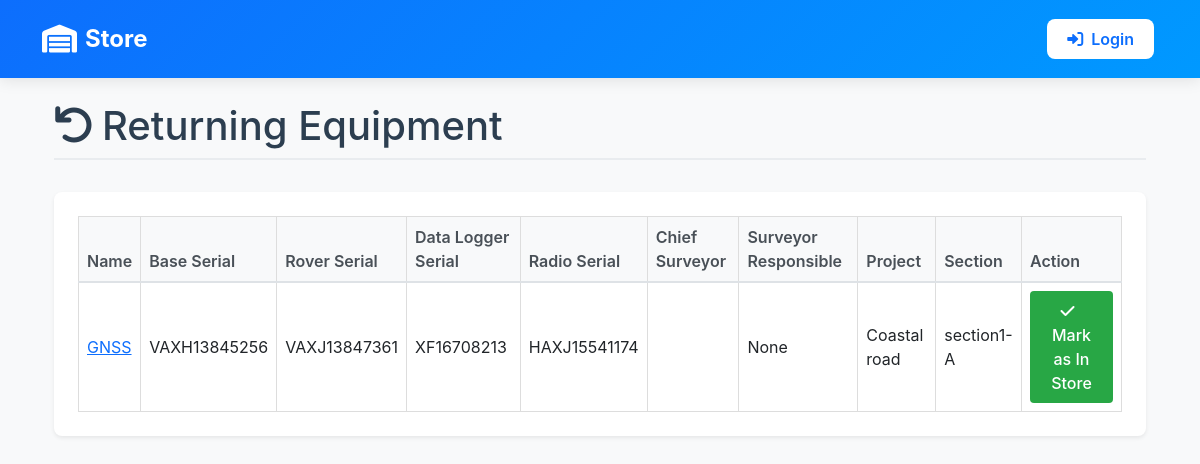
The page /inventory/store/returning/ on the database as committed earlier.
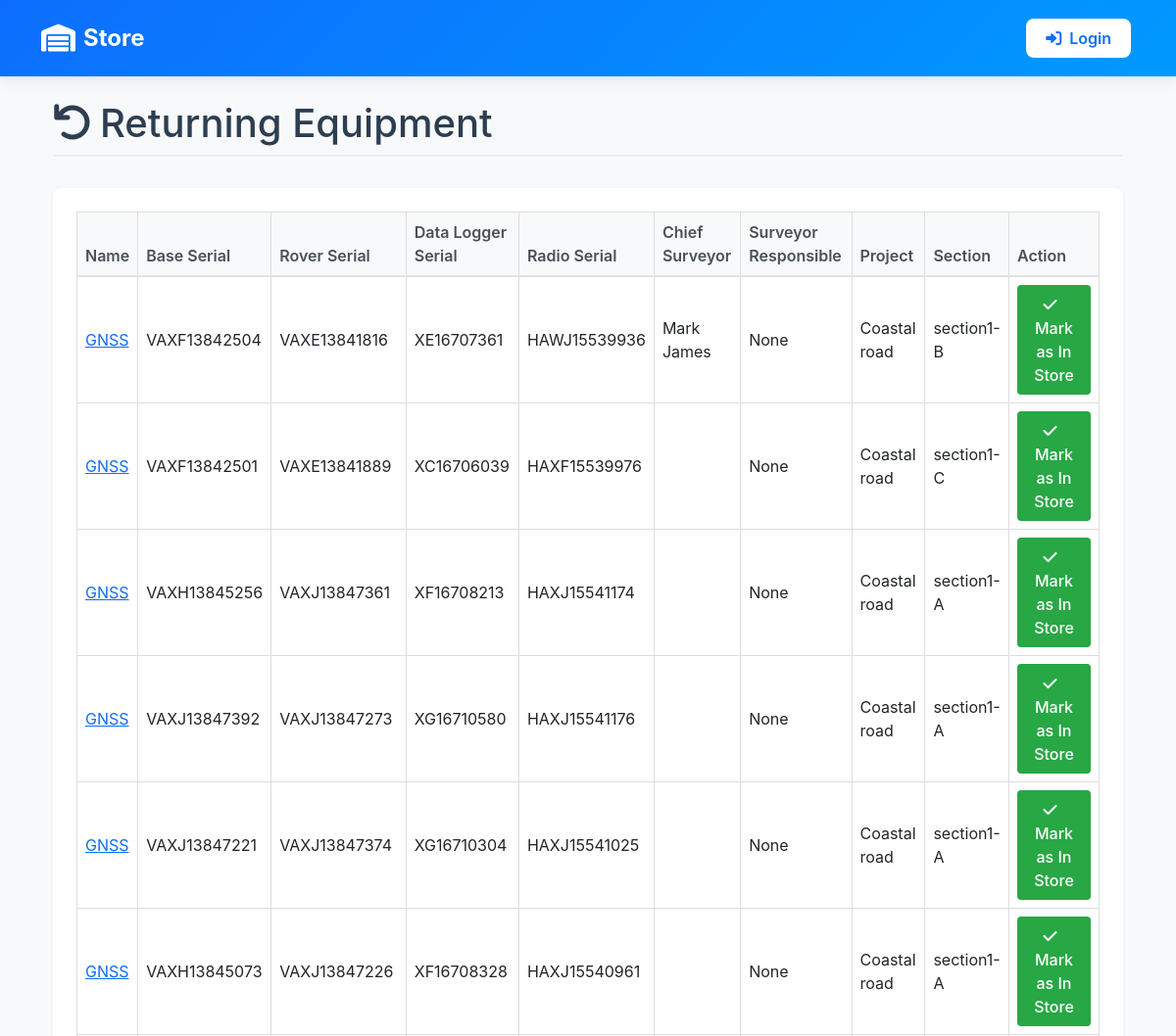
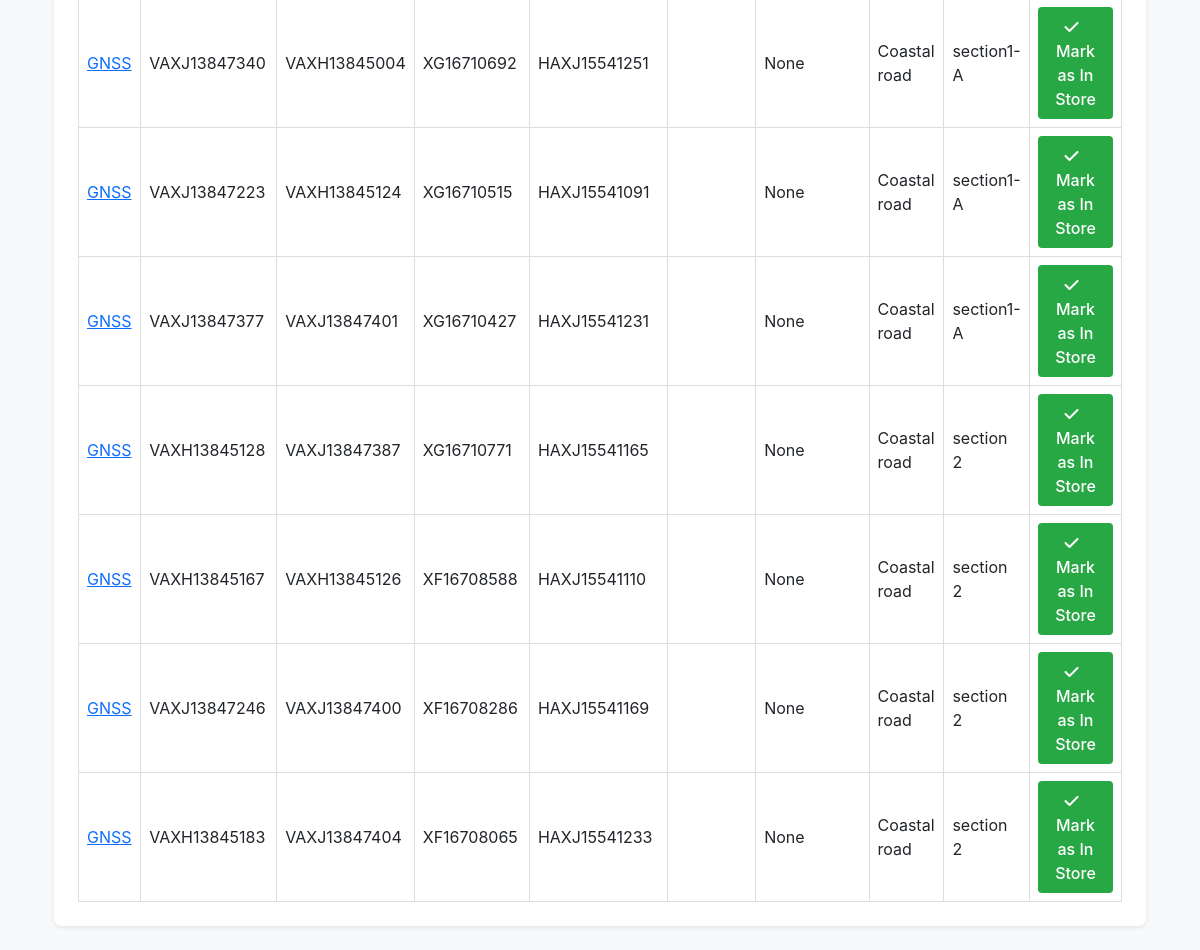
The same page on the database as committed later (2 pictures, top to bottom).
### inventory/models.py (models this page shows, shortened)
class EquipmentsInSurvey(models.Model):
    name = models.CharField(max_length=100)
    date_of_receiving_from_supplier = models.DateField()
    supplier = models.CharField(max_length=20)
    base_serial = models.CharField(max_length=100)
    roover_serial = models.CharField(max_length=100)
    data_logger_serial = models.CharField(max_length=100)
    radio_serial = models.CharField(max_length=100)
    chief_surveyor = models.ForeignKey(User, on_delete=models.CASCADE, null=True)
    surveyor_responsible = models.CharField(max_length=100, null=True)
    project = models.CharField(max_length=20)
    section = models.CharField(max_length=100)
    date_receiving_from_department = models.DateField()
    status = models.CharField(choices=[('In Store', 'In Store'), ('In Field', 'In Field'), ('With Chief Surveyor', 'With Chief Surveyor'), ('Returning', 'Returning')], max_length=100, default='In Store')

### inventory/views.py (the view, shortened to what this page needs)
# urls.py: path('store/returning/', views.store_returning, name='store_returning')
def store_returning(request):
    data = EquipmentsInSurvey.objects.filter(status='Returning')
    return render(request, 'inventory/store_returning.html', {'data': data})

### inventory/context_processors.py (called while the page is built)
def is_admin(request):
    return {'is_admin': request.user.is_authenticated and request.user.is_superuser}

### inventory/templates/inventory/store_returning.html (shortened to what this page needs)
{% extends 'base_dashboard.html' %}
{% load static %}
{% block content %}
<div class="container py-4">
    <h1 class="page-title">
        <i class="fas fa-undo me-2"></i>Returning Equipment
    </h1>
    {% if data %}
    <div class="table-container">
        <div class="table-responsive">
            <table class="table table-hover">
                <thead>
                    <tr>
                        <th>Name</th>
                        <th>Base Serial</th>
                        <th>Rover Serial</th>
                        <th>Data Logger Serial</th>
                        <th>Radio Serial</th>
                        <th>Chief Surveyor</th>
                        <th>Surveyor Responsible</th>
                        <th>Project</th>
                        <th>Section</th>
                        <th>Action</th>
                    </tr>
                </thead>
                <tbody>
                    {% for equipment in data %}
                    <tr>
                        <td><a href="{% url 'equipment_detail' equipment.id %}">{{ equipment.name }}</a></td>
                        <td>{{ equipment.base_serial }}</td>
                        <td>{{ equipment.roover_serial }}</td>
                        <td>{{ equipment.data_logger_serial }}</td>
                        <td>{{ equipment.radio_serial }}</td>
                        <td>{{ equipment.chief_surveyor.get_full_name }}</td>
                        <td>{{ equipment.surveyor_responsible }}</td>
                        <td>{{ equipment.project }}</td>
                        <td>{{ equipment.section }}</td>
                        <td>
                            <form method="post" style="display: inline;">
                                <button type="submit" class="btn btn-store">
                                    <i class="fas fa-check me-2"></i>Mark as In Store
                                </button>
                            </form>
                        </td>
                    </tr>
                    {% endfor %}
                </tbody>
            </table>
        </div>
    </div>
    {% else %}
    <div class="empty-state">
        <i class="fas fa-check-circle"></i>
        <h3>No Returning Equipment</h3>
        <p>There are currently no equipment items marked as returning.</p>
    </div>
    {% endif %}
</div>
{% endblock %}

Rows that differ between the two databases and show on the page:
now on this page (row edited): EquipmentsInSurvey: name "GNSS", base_serial "VAXF13842504", roover_serial "VAXE13841816", data_logger_serial "XE16707361", radio_serial "HAWJ15539936", chief_surveyor.get_full_name "Mark James", surveyor_responsible "None", project "Coastal road", section "section1-B"
now on this page (row edited): EquipmentsInSurvey: name "GNSS", base_serial "VAXF13842501", roover_serial "VAXE13841889", data_logger_serial "XC16706039", radio_serial "HAXF15539976", surveyor_responsible "None", project "Coastal road", section "section1-C"
now on this page (row edited): EquipmentsInSurvey: name "GNSS", base_serial "VAXJ13847392", roover_serial "VAXJ13847273", data_logger_serial "XG16710580", radio_serial "HAXJ15541176", surveyor_responsible "None", project "Coastal road", section "section1-A"
now on this page (row edited): EquipmentsInSurvey: name "GNSS", base_serial "VAXJ13847221", roover_serial "VAXJ13847374", data_logger_serial "XG16710304", radio_serial "HAXJ15541025", surveyor_responsible "None", project "Coastal road", section "section1-A"
now on this page (row edited): EquipmentsInSurvey: name "GNSS", base_serial "VAXH13845073", roover_serial "VAXJ13847226", data_logger_serial "XF16708328", radio_serial "HAXJ15540961", surveyor_responsible "None", project "Coastal road", section "section1-A"
now on this page (row edited): EquipmentsInSurvey: name "GNSS", base_serial "VAXJ13847340", roover_serial "VAXH13845004", data_logger_serial "XG16710692", radio_serial "HAXJ15541251", surveyor_responsible "None", project "Coastal road", section "section1-A"
now on this page (row edited): EquipmentsInSurvey: name "GNSS", base_serial "VAXJ13847223", roover_serial "VAXH13845124", data_logger_serial "XG16710515", radio_serial "HAXJ15541091", surveyor_responsible "None", project "Coastal road", section "section1-A"
now on this page (row edited): EquipmentsInSurvey: name "GNSS", base_serial "VAXJ13847377", roover_serial "VAXJ13847401", data_logger_serial "XG16710427", radio_serial "HAXJ15541231", surveyor_responsible "None", project "Coastal road", section "section1-A"
now on this page (row edited): EquipmentsInSurvey: name "GNSS", base_serial "VAXH13845128", roover_serial "VAXJ13847387", data_logger_serial "XG16710771", radio_serial "HAXJ15541165", surveyor_responsible "None", project "Coastal road", section "section 2"
now on this page (row edited): EquipmentsInSurvey: name "GNSS", base_serial "VAXH13845167", roover_serial "VAXH13845126", data_logger_serial "XF16708588", radio_serial "HAXJ15541110", surveyor_responsible "None", project "Coastal road", section "section 2"
now on this page (row edited): EquipmentsInSurvey: name "GNSS", base_serial "VAXJ13847246", roover_serial "VAXJ13847400", data_logger_serial "XF16708286", radio_serial "HAXJ15541169", surveyor_responsible "None", project "Coastal road", section "section 2"
now on this page (row edited): EquipmentsInSurvey: name "GNSS", base_serial "VAXH13845183", roover_serial "VAXJ13847404", data_logger_serial "XF16708065", radio_serial "HAXJ15541233", surveyor_responsible "None", project "Coastal road", section "section 2"
